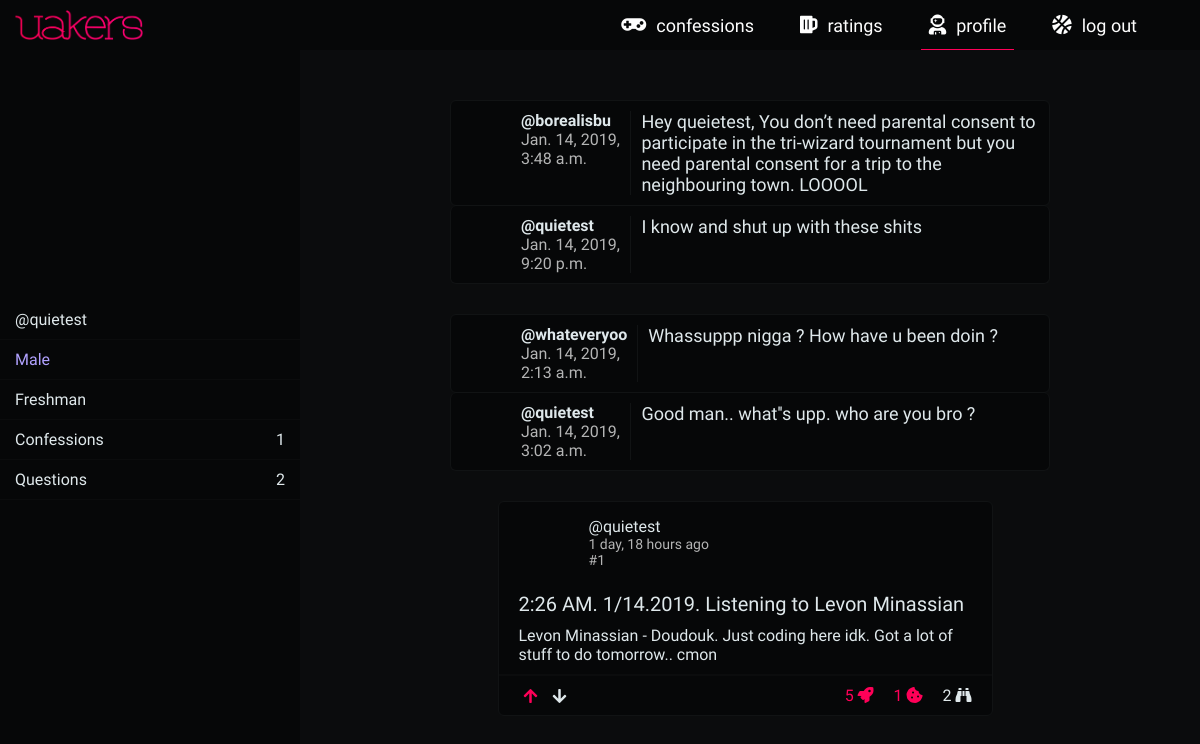
The app's page /profile/ (signed in) with its own data.
### home/models.py (models this page shows, shortened)
class UserProfile(AbstractUser):
    profile_year            = models.CharField(max_length=2, choices=YCHOICES)
    profile_sex             = models.CharField(max_length=1, choices=SCHOICES)
    profile_image           = models.CharField(max_length=700, blank=True)
    profile_slug            = models.SlugField(blank=True, max_length=900)
    profile_song            = models.CharField(max_length=300, blank=True, null=True)

class Confessions(models.Model):
    confession_author       = models.ForeignKey(UserProfile, on_delete=models.CASCADE)
    confession_title        = models.CharField(max_length=100)
    confession_body         = models.TextField(blank=False, null=False)
    confession_upvotes      = models.ManyToManyField(UserProfile, related_name='confession_upvotes', blank=True)
    confession_downvotes    = models.ManyToManyField(UserProfile, related_name='confession_downvotes', blank=True)
    confession_upvotes_int  = models.IntegerField(default=0)
    confession_views        = models.IntegerField(default=0)
    date_created_at         = models.DateTimeField(auto_now_add=True)
    confession_updated_at   = models.DateTimeField(auto_now=True)
    confession_slug         = models.SlugField(blank=True, max_length=900)

### uprofile/models.py (models this page shows, shortened)
class QuestionPost(models.Model):
    question_author             = models.ForeignKey(UserProfile, on_delete=models.CASCADE, related_name='author_question')
    question_directed          = models.ForeignKey(UserProfile, on_delete=models.CASCADE, related_name='directed_question')
    question_body              = models.TextField(blank=False, null=False)
    date_created_at            = models.DateTimeField(auto_now_add=True)

class AnswerPost(models.Model):
    answer_question      = models.ForeignKey(QuestionPost, on_delete=models.CASCADE)
    answer_author        = models.ForeignKey(UserProfile, on_delete=models.CASCADE)
    answer_body              = models.TextField(blank=False, null=False)
    answer_created_at        = models.DateTimeField(auto_now_add=True)

### uprofile/views.py (the view)
# urls.py: path('', views.profile_view, name='profile_view'),
def profile_view(request, profile_slug=''):
    isuser = False
    if profile_slug == '':
        if request.user.is_authenticated:
            isuser = True
            profile_slug = request.user.profile_slug
        else:
            return redirect('home:home_view')
    user_profile = UserProfile.objects.get(profile_slug=profile_slug)
    user_confession_number = Confessions.objects.filter(confession_author=user_profile).count()
    user_questions = QuestionPost.objects.filter(question_directed=user_profile).all()
    user_confessions = Confessions.objects.filter(confession_author=user_profile).all()
    user_posts = sorted(
        chain(user_questions, user_confessions),
        key=attrgetter('date_created_at'),
        reverse=True)
    if user_profile == request.user:
        isuser = True
    context = {
        'user_posts': user_posts,
        'user_questions': user_questions,
        'user_profile': user_profile,
        'user_confession_number': user_confession_number,
        'isuser': isuser,
    }
    return render(request, 'uprofile/profile_view.html', context)

### uprofile/templates/uprofile/profile_view.html (shortened to what this page needs)
{% extends 'base.html' %}
{% load static %}
{% block upro-underbar-up %}{% if isuser %}mn-underbar-up{% endif %}{% endblock %}
{% block css %}
  <link rel="stylesheet" href="{% static 'uprofile/css/profile_view.css' %}">
{% endblock %}
{% block body %}
  <div class="main-container">
    <div class="left-user">
      <div class="left-photo-div" style="background-image: url({{ user_profile.profile_image }})">
      </div>
      <div class="left-meta-info">
        <p class="left-meta-info-p">@{{ user_profile.username }}</p>
      </div>
      <div class="left-meta-info">
        <p class="left-meta-info-p {% if user_profile.get_profile_sex_display == 'Female' %} lmi-f {% else %}lmi-m{% endif %}">{{ user_profile.get_profile_sex_display }}</p>
      </div>
      <div class="left-meta-info">
        <p class="left-meta-info-p">{{ user_profile.get_profile_year_display }}</p>
      </div>
      <div class="left-meta-info lmiflex">
        <p class="left-meta-info-p">Confessions</p>
        <span class="left-meta-info-s">{{ user_confession_number }}</span>
      </div>
      <div class="left-meta-info lmiflex">
        <p class="left-meta-info-p">Questions</p>
        <span class="left-meta-info-s">{{ user_questions.count }}</span>
      </div>
    </div>
    <div class="right-user">
      <div class="right-full">
        {% for cons in user_posts %}
        {% if cons.question_body %}
        {% include 'uprofile/profile_view_question_box.html' %}
        {% else %}
        {% include 'home/confession_box.html' %}
        {% endif %}
        {% endfor %}
      </div>
    </div>
  </div>
{% endblock %}

### uprofile/templates/uprofile/profile_view_question_box.html
<div class="quans_container">
  <div class="quans_box">
    <div class="quans_meta_content">
      <div class="quans_photo_div">
        <a href="{% url 'uprofile:profile_view' cons.question_author.profile_slug %}" class="quans_photo" style="background-image: url({{ cons.question_author.profile_image }})"></a>
      </div>
      <div class="quans_meta_text">
        <p class="quans_meta_username">@{{ cons.question_author.username }}</p>
        <p class="quans_meta_date">{{ cons.date_created_at }}</p>
      </div>
    </div>
    <div class="quans_body">
      {{ cons.question_body|linebreaks }}
    </div>
  </div>
  {% for answer in cons.answerpost_set.all %}
  <div class="quans_box qb_ans">
    <div class="quans_meta_content">
      <div class="quans_photo_div">
        <a href="{% url 'uprofile:profile_view' answer.answer_author.profile_slug %}" class="quans_photo" style="background-image: url({{ answer.answer_author.profile_image }})"></a>
      </div>
      <div class="quans_meta_text qmt2">
        <p class="quans_meta_username">@{{ answer.answer_author.username }}</p>
        <p class="quans_meta_date">{{ answer.answer_created_at }}</p>
      </div>
    </div>
    <div class="quans_body">
      {{ answer.answer_body|linebreaks }}
    </div>
  </div>
  {% endfor %}
</div>

### home/templates/home/confession_box.html
<div class="confession_box">
  <div class="co-main">
    <div class="co-up">
      <div class="co_photo_meta_div">
        <a href="{% url 'uprofile:profile_view' cons.confession_author.profile_slug %}" class="co_photo" style="background-image: url({{ cons.confession_author.profile_image }})"></a>
        <div class="co-aut-year">
          <a href="{% url 'uprofile:profile_view' cons.confession_author.profile_slug %}" class="co-aut">@{{ cons.confession_author.username }}</a>
          <span class="co-year">{{ cons.date_created_at|timesince }} ago</span>
          <span class="co-year">#{{ cons.id }}</span>
        </div>
      </div>
      <div class="co-up-text">
        <a href="{% url 'home:confession_view' cons.confession_slug %}" class="co-title">{{ cons.confession_title|truncatechars:60 }}</a>
      </div>
    </div>
    <div class="co-down-text">
      {{ cons.confession_body|linebreaks|truncatewords:60 }}
    </div>
  </div>
  <div class="co-rank">
    <div class="co-upd-div">
      <a class="co-upd co-upd-upvote co-anchor" href="{% url 'home:upvote_view' 'confession' cons.confession_slug %}">
        <i class="fas fa-arrow-up co-upd-i co-i-upvote co-upvote-downvote-gylph {% if request.user in cons.confession_upvotes.all %} co-upd-i-active {% endif %}"></i>
      </a>
      <a class="co-upd co-upd-downvote co-anchor" href="{% url 'home:downvote_view' 'confession' cons.confession_slug %}">
        <i class="fas fa-arrow-down co-upd-i co-i-downvote co-upvote-downvote-gylph {% if request.user in cons.confession_downvotes.all %} co-upd-i-active {% endif %}"></i>
      </a>
    </div>
    <div class="co-upd-info co-numbers">
      <p class="co-upd-iu co-upvote-par">
        <span data-title="{% for uuser in cons.confession_upvotes.all %}{{ uuser.username }}, {% endfor %}" class="co-emp co-upvote-digit">{{ cons.confession_upvotes_int }}</span>
        <i class="fas fa-rocket co-co-color" data-title="upvotes"></i>
      </p>
      <div class="co-upd-comments">
        <span class="co-co-color">
          {{ cons.confessioncomment_set.count }}
        </span>
        <i class="fas fa-cookie-bite co-co-color" data-title="comments"></i>
      </div>
      <p class="co-upd-iv">
        <span>{{ cons.confession_views }}</span>
        <i class="fas fa-binoculars" data-title="views"></i>
      </p>
    </div>
  </div>
</div>

### home/static/base.css (style rules this page uses)
* { margin: 0; padding: 0; font-family: 'Oxygen', sans-serif; font-size: 16px; transition: all 0.2s ease-in-out; text-decoration: none; box-sizing: border-box; }
:root { --main-highlight-color: #ff0058; --darker-highlight-color: #D9004B; --opaque-highlight-color: rgba(255, 0, 88, 0.6); --secondary-highlight-color: #ff4021; --main-background-color: #0B0C0D; --opaque-main-background-color: rgba(11, 12, 13, 0.8); --darker-background-color: #060708; --upto-darker-background-color: #09090A; --lighter-background-color: #111314; --main-text-color: #fefefe; --soothed-text-color: #DFE8EB; --opaque-text-color: rgba(255, 255, 255, 0.7); }
body { background-color: var(--main-background-color); padding-top: 50px; }
a, a:link, a:visited, a:hover { text-decoration: none; }
[data-title]:after { content: attr(data-title); color: var(--soothed-text-color); padding: 5px 12px; background-color: var(--darker-background-color); border: 1px solid var(--lighter-background-color); position: absolute; bottom: 20px; right: -15px; opacity: 0; z-index: 99999; visibility: hidden; font-family: 'Oxygen', sans-serif; font-weight: 400; font-size: 16px; }
[data-title] { position: relative; }

### home/static/base850.css (style rules this page uses)
body { padding: 0px; }

### records on screen
UserProfile: username "quietest", profile_sex "Male", profile_year "Freshman"
QuestionPost: question_author.username "borealisbu", date_created_at "Jan. 14, 2019, 3:48 a.m.", question_body "Hey queietest, You don’t need parental consent to participate in the tri-wizard tournament but you need parental consent for a trip to the neighbouring town. LOOOOL"
AnswerPost: answer_author.username "quietest", answer_created_at "Jan. 14, 2019, 9:20 p.m.", answer_body "I know and shut up with these shits"
QuestionPost: question_author.username "whateveryoo", date_created_at "Jan. 14, 2019, 2:13 a.m.", question_body "Whassuppp nigga ? How have u been doin ?"
AnswerPost: answer_author.username "quietest", answer_created_at "Jan. 14, 2019, 3:02 a.m.", answer_body "Good man.. what''s upp. who are you bro ?"
Confessions: confession_author.username "quietest", date_created_at "1 day, 18 hours", id "1", confession_title "2:26 AM. 1/14.2019. Listening to Levon Minassian", confession_body "Levon Minassian - Doudouk. Just coding here idk. Got a lot of stuff to do tomorrow.. cmon", confession_upvotes_int "5", confessioncomment_set.count "1", confession_views "2"

### other values on screen
{{ user_confession_number }} "1"
{{ user_questions.count }} "2"
